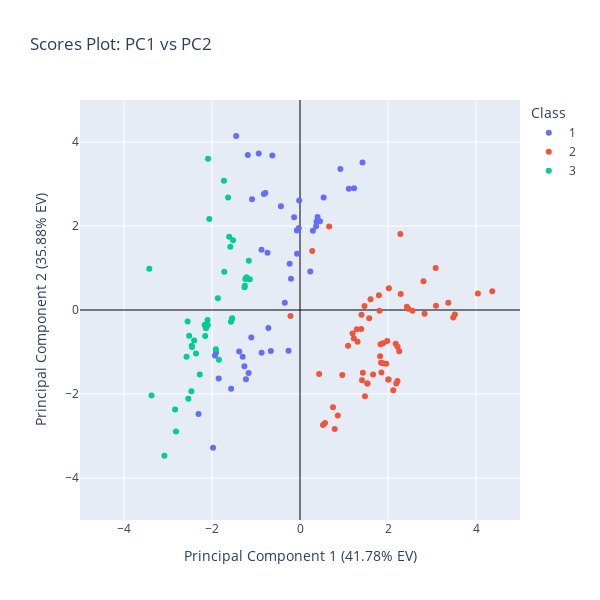

Write notebook code for a chart like this one.
### Markdown cell above
12 ) Prepare a plot of the Scores (using plotly) for PC1 and PC2 where the instances are colored according to their class;

### Code cell
# Plot the scores - 2D

fig = px.scatter(scores_withdata, #with complete data
                 x='PC1',
                 y='PC2',
                 color= 'Class', 
                 labels={
                     'PC1': f'Principal Component 1 ({explained_variance[0] * 100:.2f}% EV)',
                     'PC2': f'Principal Component 2 ({explained_variance[1] * 100:.2f}% EV)'
                 },
                 title='Scores Plot: PC1 vs PC2')

# Add zerolines
fig.update_xaxes(zeroline=True, zerolinewidth=1, zerolinecolor='Black')

fig.update_yaxes(zeroline=True, zerolinewidth=1, zerolinecolor='Black')

# Set the layout to be square
fig.update_layout(
    width=600,
    height=600,
    xaxis=dict(range=[-5, 5]),  # Set x-axis range from -5 to 5
    yaxis=dict(range=[-5, 5])   # Set y-axis range from -5 to 5
)

fig.show()

### Figure 1 — Plotly figure (JSON) as saved in the notebook; plotly's stock layout.template omitted (floating-point values rounded to 4 significant figures)
{"data": [{"hovertemplate": "Class=1<br>Principal Component 1 (41.78% EV)=%{x}<br>Principal Component 2 (35.88% EV)=%{y}<extra></extra>", "legendgroup": "1", "marker": {"color": "#636efa", "symbol": "circle"}, "mode": "markers", "name": "1", "orientation": "v", "showlegend": true, "type": "scatter", "x": [-1.186, 0.3664, -1.565, -1.09, -0.9388, -1.932, -0.6276, -0.8209, 0.5366, -0.2602, -1.382, -1.167, -0.4337, -1.451, 0.2937, -0.01795, -0.8751, -0.7871, -1.976, -0.1335, -1.264, 1.421, -0.2349, -0.7381, 1.229, -1.228, 0.3998, -1.303, 0.3749, -2.306, -0.7183, -0.06724, -0.8724, -1.908, 0.918, -1.106, -0.3455, -0.07052, -0.02745, -0.6628, -1.848, 1.111, 0.4538, -0.2051, 0.2341], "xaxis": "x", "y": [3.688, 1.992, -1.878, 2.634, 3.728, -1.082, 3.681, 2.764, 2.678, -0.9721, -0.9894, -1.502, 2.468, 4.14, 1.888, 2.609, 1.433, 2.789, -3.282, 2.206, -1.339, 3.51, 1.101, 1.361, 2.899, -1.647, 2.214, -1.116, 2.1, -2.478, -0.4302, 1.338, -1.016, -1.011, 3.357, -0.6551, 0.1735, 1.894, 1.95, -0.9766, -1.631, 2.885, 2.115, 0.7449, 0.919], "yaxis": "y"}, {"hovertemplate": "Class=2<br>Principal Component 1 (41.78% EV)=%{x}<br>Principal Component 2 (35.88% EV)=%{y}<extra></extra>", "legendgroup": "2", "marker": {"color": "#EF553B", "symbol": "circle"}, "mode": "markers", "name": "2", "orientation": "v", "showlegend": true, "type": "scatter", "x": [0.4352, 2.218, 1.96, 1.821, -0.2166, 3.083, 1.225, 0.279, 1.793, 4.371, 2.28, 1.194, 1.851, 0.5223, 0.5688, 0.86, 1.887, 1.409, 1.83, 2.003, 2.015, 0.7501, 2.187, 2.12, 2.216, 2.831, 1.841, 3.091, 1.092, 3.37, 3.481, 2.021, 0.9624, 1.808, 1.466, 1.573, 1.531, 2.256, 3.52, 2.807, 2.289, 1.476, 0.7886, 2.429, 1.603, 1.392, 2.175, 4.043, 1.397, 1.66, 1.981, 1.887, 1.428, 1.531, 2.555, 2.457, 0.6623, 1.29, 1.309], "xaxis": "x", "y": [-1.522, -0.8751, -1.278, -1.101, -0.1436, 0.9986, -0.6801, 1.403, 0.352, 0.449, 1.811, -0.5623, -1.486, -2.735, -2.689, -2.512, -0.7943, -1.673, -0.8143, -1.657, -1.658, -2.315, -1.75, -1.909, -1.69, -0.09063, -1.258, 0.09855, -0.8525, 0.1723, -0.177, 0.5154, -1.549, -0.01655, 0.09353, -0.199, -1.752, -0.9822, -0.1094, 0.6858, 0.3819, -2.053, -2.835, 0.07475, 0.2559, -0.4528, -0.8026, 0.3901, -0.1139, -1.537, -0.7386, -1.269, -1.497, -1.752, -0.01874, 0.03208, 1.987, -0.4556, -0.7572], "yaxis": "y"}, {"hovertemplate": "Class=3<br>Principal Component 1 (41.78% EV)=%{x}<br>Principal Component 2 (35.88% EV)=%{y}<extra></extra>", "legendgroup": "3", "marker": {"color": "#00cc96", "symbol": "circle"}, "mode": "markers", "name": "3", "orientation": "v", "showlegend": true, "type": "scatter", "x": [-2.168, -1.542, -1.57, -1.544, -2.061, -2.554, -1.261, -1.585, -2.102, -2.095, -1.633, -2.136, -2.452, -2.818, -1.255, -2.461, -1.522, -2.468, -1.215, -3.373, -1.866, -2.089, -2.155, -2.84, -1.729, -2.539, -2.519, -1.164, -2.141, -1.843, -1.61, -1.241, -1.912, -3.425, -2.363, -1.721, -2.406, -2.278, -2.579, -3.082, -1.141], "xaxis": "x", "y": [-0.3569, -0.1982, -0.2787, -0.2071, 2.165, -0.274, 0.544, 1.508, -0.2398, -0.3548, 2.679, -0.4359, -0.8784, -2.891, 0.5794, -0.8494, 1.661, -1.933, 0.7825, -2.037, 0.2777, 3.6, -0.6181, -2.367, 3.075, -2.113, -0.6155, 1.175, -0.35, -1.187, 1.747, 0.7365, -0.9322, 0.9822, -1.034, 0.9102, -0.7242, -1.535, -1.113, -3.473, 0.7309], "yaxis": "y"}], "layout": {"height": 600, "legend": {"title": {"text": "Class"}, "tracegroupgap": 0}, "title": {"text": "Scores Plot: PC1 vs PC2"}, "width": 600, "xaxis": {"anchor": "y", "domain": [0, 1], "range": [-5, 5], "title": {"text": "Principal Component 1 (41.78% EV)"}, "type": "linear", "zeroline": true, "zerolinecolor": "Black", "zerolinewidth": 1}, "yaxis": {"anchor": "x", "domain": [0, 1], "range": [-5, 5], "title": {"text": "Principal Component 2 (35.88% EV)"}, "type": "linear", "zeroline": true, "zerolinecolor": "Black", "zerolinewidth": 1}}}
